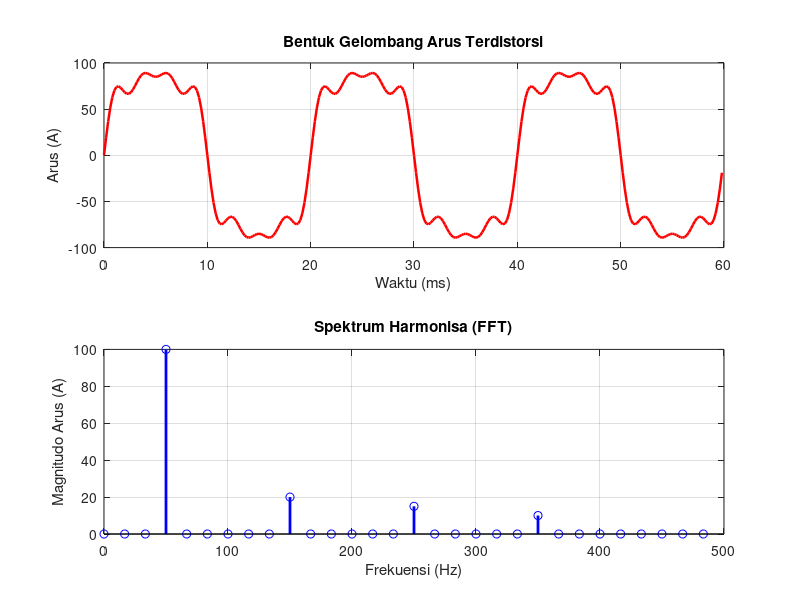

Recreate this plot in MATLAB.
%% DSTL 2026 - MINGGU 10: KUALITAS DAYA & ANALISIS SPEKTRUM FFT
%% Program Studi S1 Teknik Elektro - Universitas Bengkulu
%% Dosen: Ir. Novalio Daratha, S.T., M.Sc., Ph.D.

clear; clc; close all;

fprintf('=== ANALISIS TOTAL HARMONIC DISTORTION (THD) ARUS ===\n');
f0 = 50;                     % Frekuensi fundamental 50 Hz
Fs = 5000;                   % Frekuensi sampling 5 kHz
t = 0:(1/Fs):(0.06 - 1/Fs);  % 3 Siklus gelombang (60 ms)

% Gelombang arus terdistorsi (Non-linear Inverter Load)
i_fundamental = 100 * sin(2*pi*f0*t);
i_h3 = 20 * sin(2*pi*3*f0*t);
i_h5 = 15 * sin(2*pi*5*f0*t);
i_h7 = 10 * sin(2*pi*7*f0*t);

i_total = i_fundamental + i_h3 + i_h5 + i_h7;

% Analisis FFT
N = length(i_total);
I_fft = abs(fft(i_total)) / (N/2);
f_axis = (0:(N/2)-1) * (Fs/N);
I_spectrum = I_fft(1:N/2);

% Ekstraksi Komponen Utama
I1 = 100;
I_harm = sqrt(20^2 + 15^2 + 10^2);
THD_i = (I_harm / I1) * 100;

fprintf('Arus Fundamental (50 Hz) : %.2f A (Peak)\n', I1);
fprintf('Arus Harmonisa Total     : %.2f A\n', I_harm);
fprintf('Total Harmonic Distortion: %.2f%% (Batas IEEE 519: <= 5%%)\n', THD_i);

figure('Name', 'Analisis Harmonisa', 'NumberTitle', 'off');
subplot(2,1,1);
plot(t*1000, i_total, 'r-', 'LineWidth', 1.8); grid on;
xlabel('Waktu (ms)'); ylabel('Arus (A)'); title('Bentuk Gelombang Arus Terdistorsi');

subplot(2,1,2);
stem(f_axis(1:30), I_spectrum(1:30), 'b', 'LineWidth', 2); grid on;
xlabel('Frekuensi (Hz)'); ylabel('Magnitudo Arus (A)'); title('Spektrum Harmonisa (FFT)');
